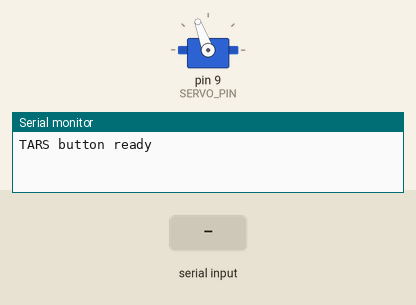
The sketch below on a simulated Arduino Uno, built with avr-gcc and run on an emulated ATmega328P. Shown: servo, the last lines printed to the serial monitor. Inputs (shaded band) come from the test bench.

Above: at 1.2 s.
1.3 s: "P90\n" received over Serial
At 1.9 s:
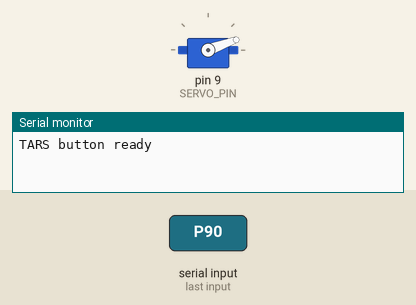
3.6 s: "X90\n" received over Serial
At 4.2 s:
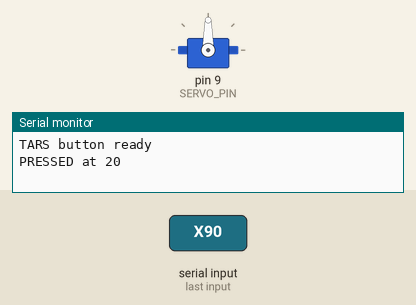
5.9 s: "X,45\n" received over Serial
At 6.3 s:
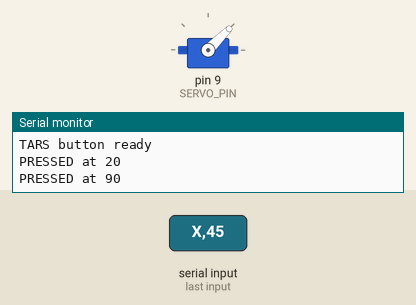
8.2 s: "X" received over Serial
At 9.8 s:
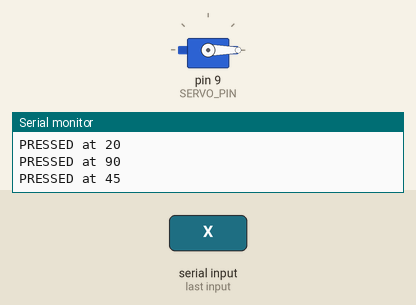
Timing chart, 0 to 11.5 s (numbered marks = the images above; inputs shaded):
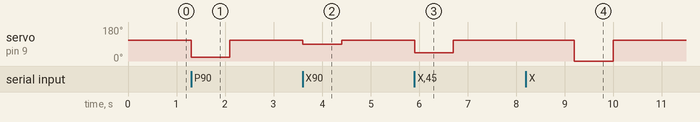

The sketch:

tars_button.ino
```cpp
/*
  TARS's finger — a servo that presses the PC's power button.

  The problem it solves: everything else TARS can do to bring the PC back
  needs something on the network to be awake. This needs nothing. It presses
  the button like a person would, so it works from a shutdown, from a crash,
  and from a power cut — states no software on the PC can recover from,
  because the PC isn't running.

  How it decides: TARS sends a tick every 20 seconds while it's alive. This
  sketch doesn't understand anything else — it just counts. If the ticks
  stop for three minutes, the PC isn't running, so it presses the button
  once. A dead man's switch, in hardware, where nothing can kill it.

  WIRING
    Servo signal (orange/yellow) -> pin 9
    Servo power  (red)           -> 5V
    Servo ground (brown/black)   -> GND
    Arduino power                -> 9V barrel jack if you have one, so it
                                    stays alive when the PC doesn't. USB to
                                    the PC then carries only data.
                                    (If your motherboard keeps USB powered
                                    while off, PC USB alone works too.)

  SAFETY, because this thing can turn a computer off
    - it only ever taps. Holding the button four seconds is a hard
      power-off; PRESS_MS is 400.
    - after any press it ignores everything for ten minutes, so a PC that
      is slow to boot never gets pressed twice.
    - TARS says "disarm" before a deliberate shutdown, so turning the PC
      off on purpose doesn't start a fight with it.
    - unplug the servo and the whole thing is inert.

  COMMANDS (one per line, from TARS)
    T          tick — I'm alive
    P          press now
    D<mins>    disarm for that many minutes (deliberate shutdown)
    A          arm again
    ?          report status
*/

#include <Servo.h>

const int SERVO_PIN   = 9;
// REST is the HIGHER number, so the arm swings DOWN onto the button. Flip
// these two round to reverse the direction; widen the gap for more travel.
const int REST_ANGLE  = 110;   // finger clear of the button
const int PRESS_ANGLE = 20;    // finger pressing — 90 degrees of travel
// A tap, NOT long enough to force a shutdown (that needs four seconds).
// 400ms wasn't reliably depressing his button: under load an SG90 moves
// slowly, and the arm was heading back before it had finished pushing.
const int PRESS_MS    = 800;

const unsigned long SILENCE_MS  = 180000UL;   // 3 min with no tick = it's off
const unsigned long COOLDOWN_MS = 600000UL;   // 10 min before another press

Servo finger;
unsigned long lastTick   = 0;
unsigned long lastPress  = 0;
unsigned long disarmedTo = 0;
bool armed = true;
unsigned long presses = 0;

void setup() {
  Serial.begin(9600);
  finger.attach(SERVO_PIN);
  finger.write(REST_ANGLE);
  // NOTE: it stays attached for good. Detaching saved a little current and
  // stopped it humming, but a detached servo has no holding torque — the
  // arm went floppy, every press started from an unknown position, and a
  // limp arm can droop onto the very button it's meant to leave alone.
  // Holding REST firmly is worth the milliamps.
  lastTick = millis();      // assume alive at boot; the silence timer starts now
  Serial.println(F("TARS button ready"));
}

void pressAt(int angle) {
  if (angle < 0) angle = 0;
  if (angle > 180) angle = 180;
  finger.write(angle);
  delay(PRESS_MS);
  finger.write(REST_ANGLE);
  delay(400);               // let it get properly back before we stop caring
  lastPress = millis();
  lastTick = millis();      // give the PC a full silence window to boot
  presses++;
  Serial.print(F("PRESSED at ")); Serial.println(angle);
}

void press() { pressAt(PRESS_ANGLE); }

void report() {
  Serial.print(F("armed=")); Serial.print(armed ? 1 : 0);
  Serial.print(F(" silent=")); Serial.print((millis() - lastTick) / 1000);
  Serial.print(F("s presses=")); Serial.println(presses);
}

void handle(char c) {
  if (c == 'T') { lastTick = millis(); return; }
  if (c == 'P') { press(); return; }
  // X<angle> — press to a specific angle, for finding the right depth
  // against his actual button without reflashing between each try
  if (c == 'X') { pressAt((int)Serial.parseInt()); return; }
  if (c == 'A') { armed = true; disarmedTo = 0; Serial.println(F("ARMED")); return; }
  if (c == '?') { report(); return; }
  if (c == 'D') {
    long mins = Serial.parseInt();
    if (mins <= 0) mins = 60;
    if (mins > 720) mins = 720;             // never longer than half a day
    disarmedTo = millis() + (unsigned long)mins * 60000UL;
    armed = false;
    Serial.print(F("DISARMED ")); Serial.println(mins);
  }
}

void loop() {
  while (Serial.available()) {
    char c = Serial.read();
    // '?' is ASCII 63, BELOW 'A' — an A-to-Z filter silently swallowed the
    // status command, so it looked dead while working perfectly
    if ((c >= 'A' && c <= 'Z') || c == '?') handle(c);
  }

  // re-arm once a deliberate shutdown window has passed
  if (!armed && disarmedTo && (long)(millis() - disarmedTo) >= 0) {
    armed = true;
    disarmedTo = 0;
    lastTick = millis();     // don't press the instant we re-arm
  }

  if (!armed) return;
  if (millis() - lastPress < COOLDOWN_MS && lastPress != 0) return;
  if (millis() - lastTick > SILENCE_MS) press();
}
```

Measured:
- after the input at 1.3 s, servo on pin 9 (SERVO_PIN): 110° → 20° at once, → 110° 0.80 s later
- after the input at 3.6 s, servo on pin 9 (SERVO_PIN): 110° → 90° at once, → 110° 0.80 s later
- after the input at 5.9 s, servo on pin 9 (SERVO_PIN): 110° → 45° at once, → 110° 0.80 s later
- after the input at 8.2 s, servo on pin 9 (SERVO_PIN): 110° → 0° after 1.0 s, → 110° 0.80 s later
